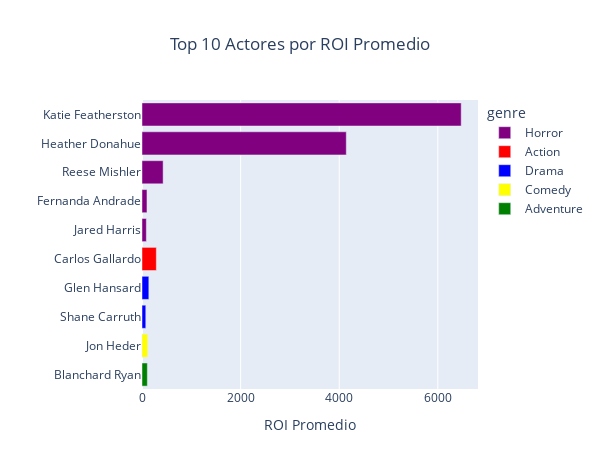

The cell this chart's notebook holds for it:
### Code cell
# Agrupar y calcular el promedio de ROI por actor
top_actors_roi = (
    df.groupby('star')['ROI']
    .mean()
    .sort_values(ascending=False)
    .head(10)
    .reset_index()
)

# Obtener los géneros asociados a cada actor (tomando el género de sus películas)
top_actors_genres = df[df['star'].isin(top_actors_roi['star'])]
top_actors_genres = top_actors_genres.groupby('star')['genre'].apply(lambda x: ', '.join(set(x))).reset_index()

# Unir el DataFrame de actores con los géneros
top_actors_roi = top_actors_roi.merge(top_actors_genres, on='star', how='left')

# Crear un mapeo de colores para los géneros
genre_color_map = {
    'Drama': 'blue',
    'Comedy': 'yellow',
    'Action': 'red',
    'Adventure': 'green',
    'Horror': 'purple',
    'Romance': 'pink',
    'Sci-Fi': 'cyan',
}

# Asignar un color basado en el género (en caso de que un actor tenga múltiples géneros, se toma el primero)
top_actors_roi['color'] = top_actors_roi['genre'].apply(lambda x: genre_color_map.get(x.split(', ')[0], 'gray'))

# Crear un gráfico con un mapeo de colores basado en el género
fig_actors_roi = px.bar(
    top_actors_roi,
    x='ROI',
    y='star',
    orientation='h',
    title='Top 10 Actores por ROI Promedio',
    labels={'ROI': 'ROI Promedio', 'star': 'Actor/Actriz', 'color': 'Género'},
    color='genre',  # Usamos 'genre' para el color, para que aparezca en la leyenda
    color_discrete_map=genre_color_map,  # Mapear colores a géneros
)

# Personalizar el diseño
fig_actors_roi.update_layout(
    xaxis_title='ROI Promedio',
    yaxis_title='',
    yaxis=dict(autorange='reversed'),  # Para que los valores más altos estén arriba
    title_x=0.5,  # Centrar el título
)

# Ajustar el tamaño de la figura
fig_actors_roi.update_layout(
    width=600,  # Ancho de 600 píxeles
    height=469  # Alto de 469 píxeles
)

# Mostrar la gráfica
fig_actors_roi.show()

### Figure 1 — Plotly figure (JSON) as saved in the notebook; plotly's stock layout.template omitted (floating-point values rounded to 4 significant figures)
{"data": [{"alignmentgroup": "True", "hovertemplate": "genre=Horror<br>ROI Promedio=%{x}<br>Actor/Actriz=%{y}<extra></extra>", "legendgroup": "Horror", "marker": {"color": "purple", "pattern": {"shape": ""}}, "name": "Horror", "offsetgroup": "Horror", "orientation": "h", "showlegend": true, "textposition": "auto", "type": "bar", "x": [6474.0, 4143.0, 428.6, 100.8, 88.18], "xaxis": "x", "y": ["Katie Featherston", "Heather Donahue", "Reese Mishler", "Fernanda Andrade", "Jared Harris"], "yaxis": "y"}, {"alignmentgroup": "True", "hovertemplate": "genre=Action<br>ROI Promedio=%{x}<br>Actor/Actriz=%{y}<extra></extra>", "legendgroup": "Action", "marker": {"color": "red", "pattern": {"shape": ""}}, "name": "Action", "offsetgroup": "Action", "orientation": "h", "showlegend": true, "textposition": "auto", "type": "bar", "x": [290.6], "xaxis": "x", "y": ["Carlos Gallardo"], "yaxis": "y"}, {"alignmentgroup": "True", "hovertemplate": "genre=Drama<br>ROI Promedio=%{x}<br>Actor/Actriz=%{y}<extra></extra>", "legendgroup": "Drama", "marker": {"color": "blue", "pattern": {"shape": ""}}, "name": "Drama", "offsetgroup": "Drama", "orientation": "h", "showlegend": true, "textposition": "auto", "type": "bar", "x": [138.6, 76.92], "xaxis": "x", "y": ["Glen Hansard", "Shane Carruth"], "yaxis": "y"}, {"alignmentgroup": "True", "hovertemplate": "genre=Comedy<br>ROI Promedio=%{x}<br>Actor/Actriz=%{y}<extra></extra>", "legendgroup": "Comedy", "marker": {"color": "yellow", "pattern": {"shape": ""}}, "name": "Comedy", "offsetgroup": "Comedy", "orientation": "h", "showlegend": true, "textposition": "auto", "type": "bar", "x": [114.3], "xaxis": "x", "y": ["Jon Heder"], "yaxis": "y"}, {"alignmentgroup": "True", "hovertemplate": "genre=Adventure<br>ROI Promedio=%{x}<br>Actor/Actriz=%{y}<extra></extra>", "legendgroup": "Adventure", "marker": {"color": "green", "pattern": {"shape": ""}}, "name": "Adventure", "offsetgroup": "Adventure", "orientation": "h", "showlegend": true, "textposition": "auto", "type": "bar", "x": [108.4], "xaxis": "x", "y": ["Blanchard Ryan"], "yaxis": "y"}], "layout": {"barmode": "relative", "height": 469, "legend": {"title": {"text": "genre"}, "tracegroupgap": 0}, "title": {"text": "Top 10 Actores por ROI Promedio", "x": 0.5}, "width": 600, "xaxis": {"anchor": "y", "domain": [0, 1], "title": {"text": "ROI Promedio"}}, "yaxis": {"anchor": "x", "autorange": "reversed", "domain": [0, 1], "title": {"text": ""}}}}
